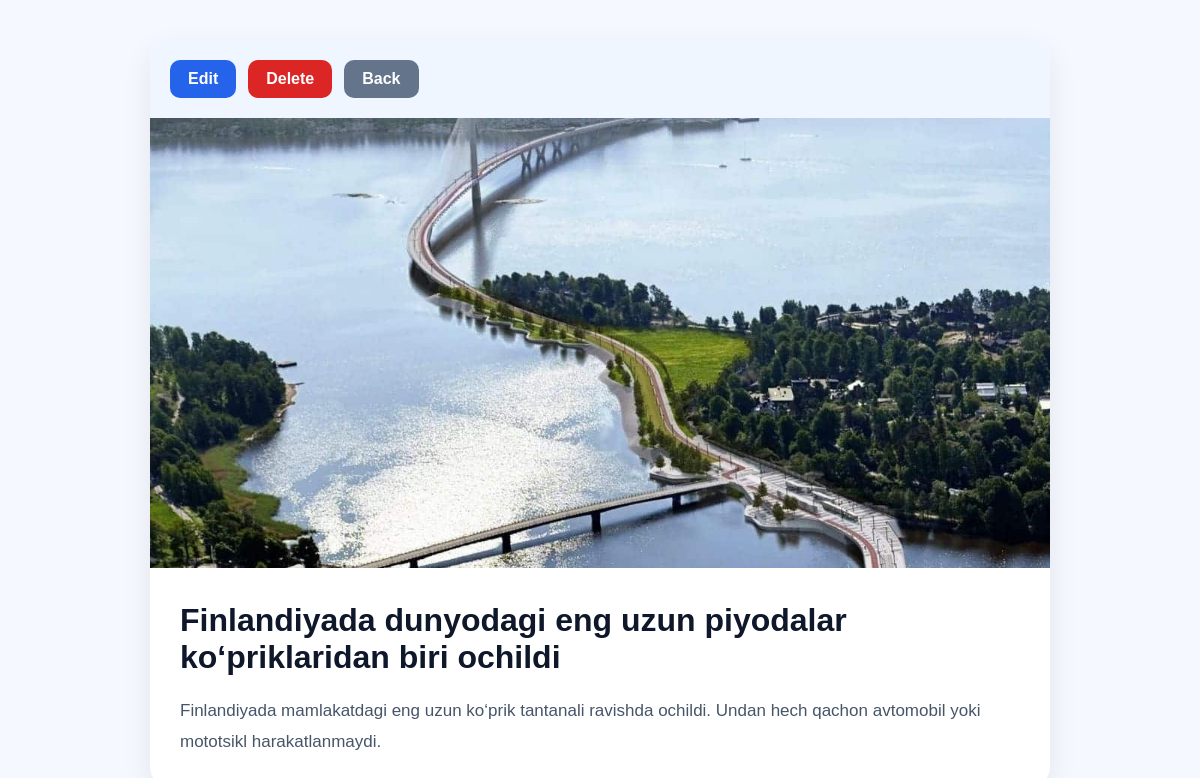
The page /detail/2/ on the database its author committed.
### news/models.py (models this page shows, shortened)
class News(models.Model):
    title = models.CharField(max_length=200)
    content = models.TextField()
    image = models.ImageField(upload_to='news/',
                              default='default/news.jpg')
    created_at = models.DateTimeField(auto_now_add=True)

### news/views.py (the view)
# urls.py: path('detail/<int:pk>/', news_detail, name='news-detail'),
def news_detail(request, pk):
    new = News.objects.filter(pk=pk).first()
    context = {
        'new': new
    }
    return render(request, 'news_detail.html', context)

### templates/news_detail.html (shortened to what this page needs)
<!DOCTYPE html>
<html lang="en">
<head>
</head>
<body>
<div class="container">
<div class="top-bar">
    <a href="{% url 'news-update' new.pk %}" class="btn edit">
        Edit
    </a>
    <a href="{% url 'news-delete' new.pk %}" class="btn delete">
        Delete
    </a>
    <a href="{% url 'news-list' %}" class="btn back">
        Back
    </a>
</div>
<img src="{{ new.image.url }}" class="image">
<div class="content">
    <h1>{{ new.title }}</h1>
    <p>{{ new.content }}</p>
</div>
</div>
</body>
</html>

### templates/news_detail.html (style rules this page uses)
* { margin:0; padding:0; box-sizing:border-box; font-family:Arial, sans-serif; }
body { background:#f5f9ff; padding:40px; }
.container { max-width:900px; margin:auto; background:white; border-radius:20px; overflow:hidden; box-shadow:0 10px 30px rgba(0,0,0,.08); }
.top-bar { display:flex; gap:12px; padding:20px; background:#eff6ff; }
.btn { text-decoration:none; padding:10px 18px; border-radius:10px; color:white; font-weight:600; transition:.3s; }
.edit { background:#2563eb; }
.delete { background:#dc2626; }
.back { background:#64748b; }
.image { width:100%; height:450px; object-fit:cover; }
.content { padding:30px; }
.content h1 { color:#0f172a; margin-bottom:20px; }
.content p { color:#475569; line-height:1.8; font-size:17px; }

### rows shown on the page
News: image (picture), title "Finlandiyada dunyodagi eng uzun piyodalar ko‘priklaridan biri ochildi", content "Finlandiyada mamlakatdagi eng uzun ko‘prik tantanali ravishda ochildi. Undan hech qachon avtomobil yoki mototsikl harakatlanmaydi."
